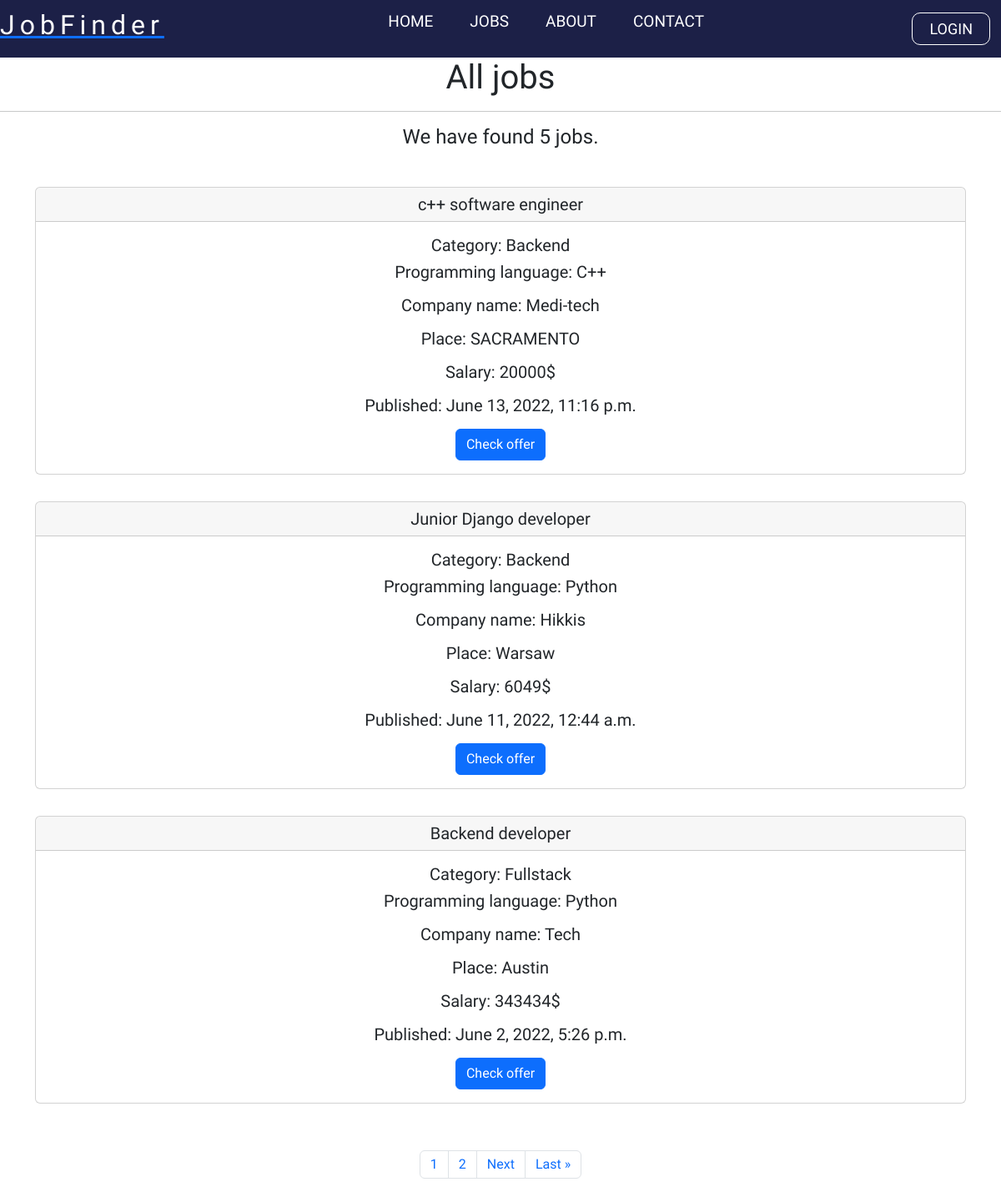
The app's page /jobs, older data.
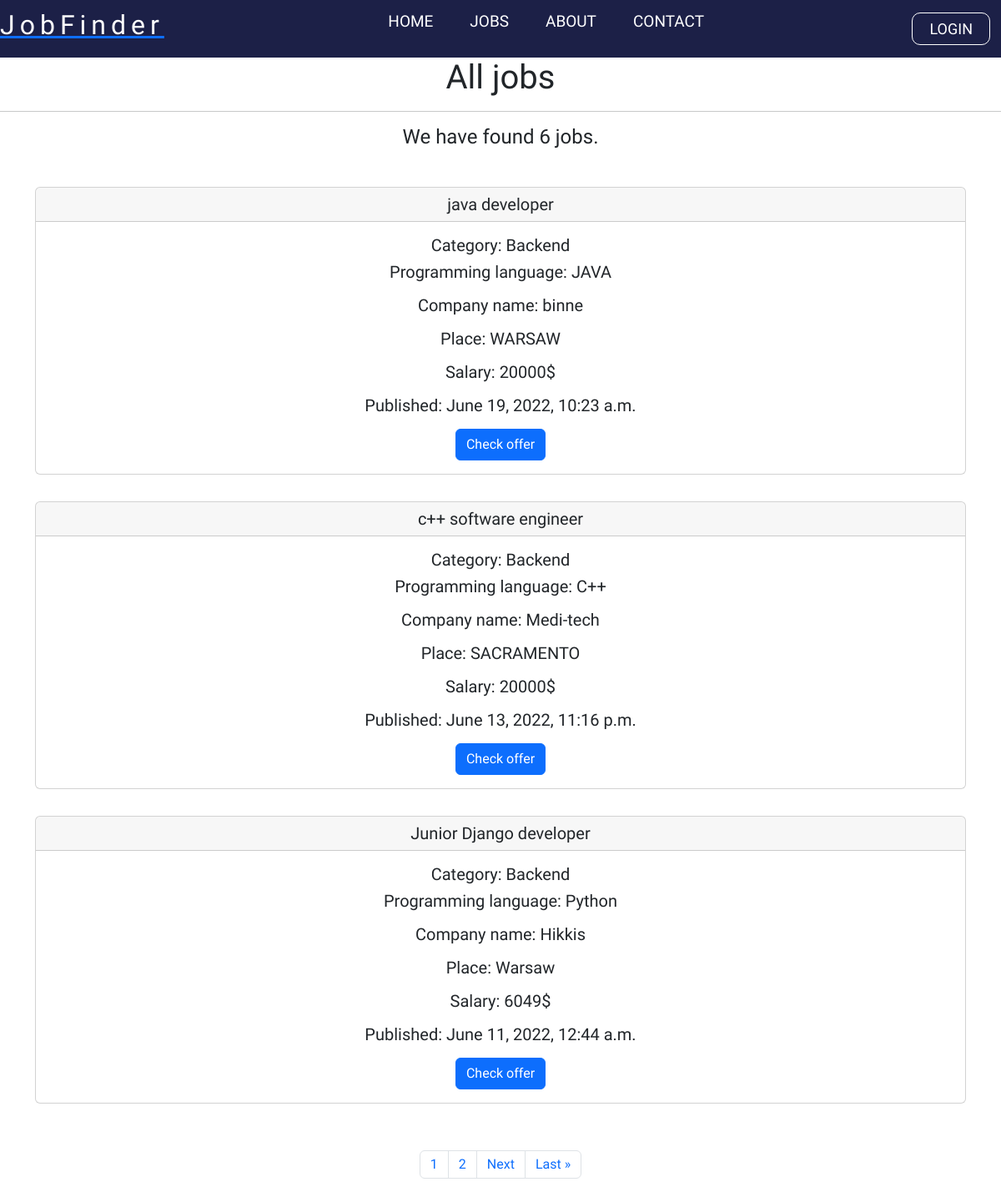
The same page, newer data.
### backend/models.py (models this page shows, shortened)
class Job(models.Model):
    user = models.ForeignKey(User, related_name='useraccount', on_delete=models.CASCADE, null=True, blank=True, editable=False)
    title = models.CharField(max_length=200, null=True, blank=True)
    company = models.CharField(max_length=200, null=True, blank=True)
    jobType = models.CharField(choices=JOB_CHOICES, max_length = 50, null=True, blank=True)
    category = models.CharField(choices=CATEGORY_CHOICES, max_length = 50, null=True, blank=True)
    contractType = models.CharField(choices=CONTRACT_CHOICES, max_length = 50, null=True, blank=True)
    experience = models.CharField(choices=EXPERIENCE_CHOICES, max_length = 50, null=True, blank=True)
    description = RichTextField(blank=True, null=True)
    proglanguage =  models.CharField(max_length=200, null=True, blank=True)
    place = models.CharField(max_length=200, null=True, blank=True)
    salary = models.CharField(max_length=200, null=True, blank=True)
    published = models.DateTimeField(default=timezone.now)
    class Meta:
        ordering = ['-published']

### backend/views.py (the view)
# urls.py: path('jobs',views.all_jobs, name="jobs"),
def all_jobs(request):
    jobs = Job.objects.all()
    p = Paginator(Job.objects.all(), 3)
    page = request.GET.get('page')
    jobss = p.get_page(page)
    nums = "c" * jobss.paginator.num_pages
    return render(request, 'backend/jobs.html', {'jobs': jobs, 'jobss': jobss, 'nums':nums})

### templates/backend/jobs.html (shortened to what this page needs)
<!DOCTYPE html>
{% extends 'main.html'%}
{% load static %}
	{% block content %}
    {% include 'navbar.html' %}
	<center>
	<h1>All jobs</h1>
	<center>
		<hr>
	<h4>We have found {{jobs.count}} jobs.<h4>
	<br>
		{% for job in jobss %}
<h5>
<div class="container">
<div class="card">
    <h5 class="card-header">{{job.title}}</h5>
    <div class="card-body">
      <h5 class="card-text">Category: {{job.get_category_display}}</h5>
      <p class="card-text">Programming language: {{ job.proglanguage}}</p>
      <p class="card-text">Company name: {{job.company}}</p>
      <p class="card-text">Place: {{job.place}}</p>
      <p class="card-text">Salary: {{job.salary}}$</p>
	  <p class="card-text">Published: {{job.published}}</p>
      <a href="{% url 'job_info' job.id %}" class="btn btn-primary">Check offer</a>
    </div>
  </div>
  <br>
</div>
</h5>
{% endfor %}
<br>
<nav aria-label="Page navigation example">
	<ul class="pagination justify-content-center">
{% for i in nums %}
<li class="page-item"><a class="page-link" href = "?page={{forloop.counter}}">{{forloop.counter}}</a></li>
{% endfor %}
{% if jobss.has_next %}
<li class="page-item"><a class="page-link" href = "?page={{jobss.next_page_number}}">Next</a></li>
<li class="page-item"><a class="page-link" href = "?page={{jobss.paginator.num_pages}}">Last &raquo</a></li>
{% endif %}
</ul>
</nav>
  <link href="https://cdn.jsdelivr.net/npm/bootstrap@5.2.0-beta1/dist/css/bootstrap.min.css" rel="stylesheet">
{% endblock %}

Row changes from the older to the newer data that the page shows:
no longer on this page (row unchanged): Job: title "Backend developer", category "Fullstack", proglanguage "Python", company "Tech", place "Austin", salary "343434", published "June 2, 2022, 5:26 p.m."
added Job: title "java developer", category "Backend", proglanguage "JAVA", company "binne", place "WARSAW", salary "20000", published "June 19, 2022, 10:23 a.m."
Text that changed along with them:
{{ jobs.count }}: "5" → "6"
